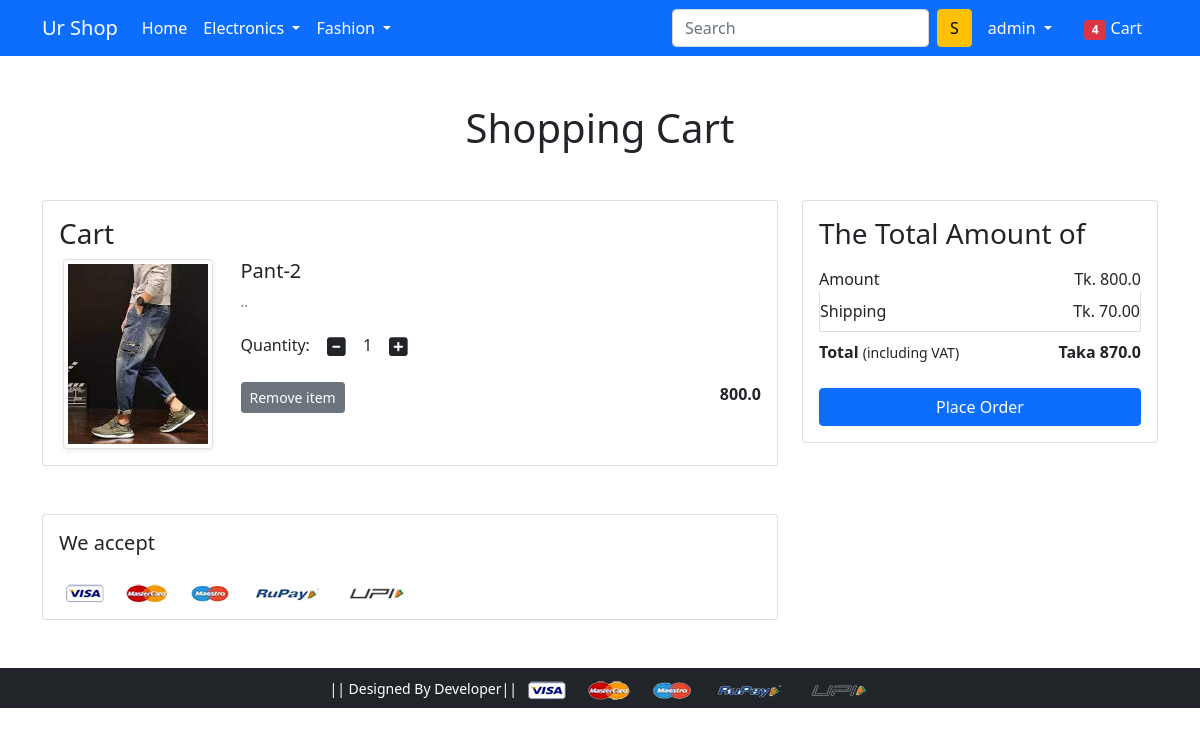
The app's page /cart/ (signed in) with its own data.
### app/models.py (models this page shows, shortened)
class Cart(models.Model):
    user = models.ForeignKey(User, on_delete=models.CASCADE)
    product = models.ForeignKey(Product, on_delete=models.CASCADE)
    quantity = models.PositiveIntegerField(default=1)
    def __str__(self):
        return str(self.id)

class Product(models.Model):
    title = models.CharField(max_length=200)
    selling_price = models.FloatField()
    discounted_price = models.FloatField()
    description = models.TextField()
    brand = models.CharField(max_length=22)
    category = models.CharField(choices=CATEGORY_CHOICES, max_length=2)
    product_image = models.ImageField(upload_to='productimg')

### app/views.py (the view)
# urls.py: path('cart/', views.show_cart, name='show_cart'),
def show_cart(request):
    if request.user.is_authenticated:
        user = request.user
        carts = Cart.objects.filter(user=user)
        cart_product = [p for p in carts]
        amount = 0.0
        shipping_amount = 70.0
        total_amount = 0.0
        print(cart_product)
        if cart_product:
            for p in cart_product:
                temp_amount = (p.quantity * p.product.discounted_price)
                amount += temp_amount
                total_amount = amount + shipping_amount
                print(p)
            return render(request, 'app/addtocart.html',
                          {'carts': carts, 'amount': amount, 'total_amount': total_amount})
        else:
            return render(request, 'app/empty_cart.html')

### app/templates/app/addtocart.html (shortened to what this page needs)
{% extends 'app/base.html' %}
{% load static %}
{% block main-content %}
<div class="container my-5">
 <div class="row">
  <h1 class="text-center mb-5">Shopping Cart</h1>
  <div class="col-sm-8">
  <div class="card">
   <div class="card-body">
    <h3>Cart</h3>
    {% for cart in carts %}
    <div class="row">
     <div class="col-sm-3 text-center align-self-center"><img src="{{cart.product.product_image.url}}" alt="" srcset="" class="img-fluid img-thumbnail shadow-sm" height="150" width="150"> </div>
     <div class="col-sm-9">
      <div>
       <h5>{{cart.product.title}}</h5>
       <p class="mb-2 text-muted small">{{cart.product.description}}</p>
       <div class="my-3">
        <label for="quantity">Quantity:</label>
        <a class="minus-cart btn" pid="{{cart.product.id}}"><i class="fas fa-minus-square fa-lg"></i></a>
          <span id="quantity" class="quantitycls">{{cart.quantity}}</span>
        <a class="plus-cart btn" pid="{{cart.product.id}}"><i class="fas fa-plus-square fa-lg"></i></a>
       </div>
       <div class="d-flex justify-content-between">
           <a href="#" class="btn btn-sm btn-secondary mr-3 remove-cart" pid="{{cart.product.id}}">Remove item </a>
        <p class="mb-0"><span><strong>{{cart.product.discounted_price}}</strong></span></p>
       </div>
      </div>
     </div>
    </div>
    {% endfor %}
   </div>
   </div>
  </div>
  <div class="col-sm-4">
   <div class="card">
    <div class="card-body">
      <h3>The Total Amount of</h3>
      <ul class="list-group">
       <li class="list-group-item d-flex justify-content-between align-items-center border-0 px-0 pb-0">Amount<span>Tk. <span id="amount" >{{amount}}</span></span></li>
       <li class="list-group-item d-flex justify-content-between align-items-center px-0">Shipping<span>Tk. 70.00</span></li>
       <li class="list-group-item d-flex justify-content-between align-items-center border-0 px-0 mb-3">
        <div>
           <strong>Total</strong> <small>(including VAT)</small>
         </div>
         <span><strong>Taka <strong id="totalamount">{{total_amount}}</strong> </strong></span>
       </li>
      </ul>
      <div class="d-grid"><a href="{% url 'checkout' %}" class="btn btn-primary">Place Order</a></div>
    </div>
   </div>
  </div>
 </div>
</div>
<div class="container">
 <div class="row">
  <div class="col-sm-8">
   <div class="card">
    <div class="card-body">
      <h5 class="mb-4">We accept</h5>
      <img src="{% static 'app/images/payment.png' %}" alt="" class="img-fluid">
    </div>
  </div>
  </div>
 </div>
</div>
{% endblock main-content %}

### app/templates/app/base.html (shortened to what this page needs)
<!doctype html>
{% load static %}
<html lang="en">
  <head>
    <link href="https://cdn.jsdelivr.net/npm/bootstrap@5.0.0-beta1/dist/css/bootstrap.min.css" rel="stylesheet">
    <link rel="stylesheet" href="{% static 'app/css/owl.carousel.min.css' %}">
    <link rel="stylesheet" href="{% static 'app/css/all.min.css' %}">
    <link rel="stylesheet" href="{% static 'app/css/style.css' %}">
  </head>
  <body>
    <nav class="navbar navbar-expand-lg navbar-dark bg-primary">
     <div class="container">
       <a class="navbar-brand" href="/">Ur Shop</a>
       <div class="collapse navbar-collapse" id="navbarSupportedContent">
         <ul class="navbar-nav me-auto mb-2 mb-lg-0">
           <li class="nav-item">
             <a class="nav-link active" aria-current="page" href="/">Home</a>
           </li>
           <li class="nav-item dropdown">
             <a class="nav-link dropdown-toggle text-white" href="#" id="electronicsDropdown" role="button" data-bs-toggle="dropdown" aria-expanded="false">
               Electronics
             </a>
           </li>
           <li class="nav-item dropdown">
             <a class="nav-link dropdown-toggle text-white" href="#" id="fashionDropdown" role="button" data-bs-toggle="dropdown" aria-expanded="false">
               Fashion
             </a>
           </li>
         </ul>
         <form class="d-flex">
           <input class="form-control me-2" type="search" placeholder="Search" aria-label="Search">
           <button class="btn btn-warning" type="submit">S</button>
         </form>
         <div>
          <ul class="navbar-nav me-auto mb-2 mb-lg-0">
              {% if request.user.is_authenticated %}
           <li class="nav-item dropdown mx-2">
              <a class="nav-link dropdown-toggle text-white" href="#" id="profileDropdown" role="button" data-bs-toggle="dropdown" aria-expanded="false">
                {{ request.user.username }}
              </a>
            </li>
            <li class="nav-item mx-2">
             <a href="{% url 'show_cart' %}" class="nav-link text-white"><span class="badge bg-danger">4</span> Cart </a>
            </li>
              {% endif %}
          </ul>
         </div>
       </div>
     </div>
    </nav>
    {% block main-content %} {% endblock main-content %}
    <footer class="container-fluid bg-dark text-center p-2 mt-5">
        <small class="text-white"> || Designed By  Developer|| </small>
        <img src="{% static 'app/images/payment.png' %}" alt="" srcset="" class="img-fluid" height="2px">
    </footer>
  </body>
</html>

### records on screen
Cart: product.product_image (picture), product "Pant-2", product.description "..", quantity "1", product.discounted_price "800.0"

### other values on screen
{{ request.user.username }} "admin"
{{ amount }} "800.0"
{{ total_amount }} "870.0"
